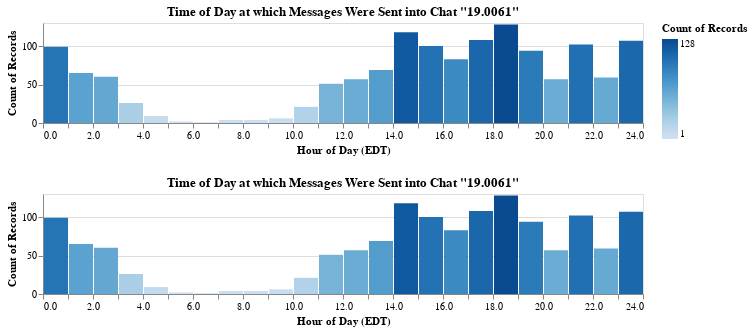

The code cell stored with this chart in its notebook:
### Markdown cell above
## Part 4: Exercises

Create two more data visualizations, different from the ones above. What are you curious to learn about? Some suggestions:

- Change some of the chart types to line graphs or scatter plots, or experiment with [scales](https://vega.github.io/vega/docs/scales/) and [color schemes](https://vega.github.io/vega/docs/schemes/).
- On which hours and days of the week are you most active?
- Has the average length of your messages, increased, decreased, or stayed the same over time?
- Filter your messages by a particular word. Who do you talk to most about, e.g., sports?
- Who sends you the most messages with [positive sentiment](https://www.nltk.org/api/nltk.sentiment.html)? Has this changed over time?

If you're looking for more inspiration, check out the [Altair example gallery](https://altair-viz.github.io/gallery/index.html)!

### Code cell
# Viz 1: Interactive Histogram of Time of Day Messages were Sent into the Group Chat "19.0061"
# (Click and drag on bottom panel to see bins change on top panel)

chat_id = '190061_ic3lcvzz6w'
chat_name = '19.0061'

source = df.query(f'chat == "{chat_id}"')
brush = alt.selection_interval(encodings=['x'])

base = alt.Chart(source).transform_calculate(
    time="((hours(datum.time) + minutes(datum.time) / 60) + 20) % 24"  # Converting GMT to EDT
).mark_bar().encode(
    y='count():Q',
    color=alt.Color('count()', scale=alt.Scale(type='linear')),
    tooltip=[
        alt.Tooltip('count()', title='Messages'),
    ],
).properties(
    width=600,
    height=100,
    title=f'Time of Day at which Messages Were Sent into Chat "{chat_name}"',
)

x_axis_label = "Hour of Day (EDT)"

alt.vconcat(
  base.encode(
    alt.X('time:Q',
      bin=alt.Bin(maxbins=30, extent=brush),
      scale=alt.Scale(domain=brush),
      title=x_axis_label,
    )
  ),
  base.encode(
    alt.X('time:Q',
          bin=alt.Bin(maxbins=30),
          title=x_axis_label,
          )
  ).add_selection(brush)
)

### Figure 1 — Vega-Lite specification as saved in the notebook (floating-point values rounded to 4 significant figures; data arrays with more than 128 entries replaced by an {"elided": "..."} marker saying what was removed)
{"config": {"view": {"continuousWidth": 400, "continuousHeight": 300}}, "vconcat": [{"mark": "bar", "encoding": {"color": {"aggregate": "count", "scale": {"type": "linear"}, "type": "quantitative"}, "tooltip": [{"aggregate": "count", "title": "Messages", "type": "quantitative"}], "x": {"bin": {"extent": {"selection": "selector039"}, "maxbins": 30}, "field": "time", "scale": {"domain": {"selection": "selector039"}}, "title": "Hour of Day (EDT)", "type": "quantitative"}, "y": {"aggregate": "count", "type": "quantitative"}}, "height": 100, "title": "Time of Day at which Messages Were Sent into Chat \"19.0061\"", "transform": [{"calculate": "((hours(datum.time) + minutes(datum.time) / 60) + 20) % 24", "as": "time"}], "width": 600}, {"mark": "bar", "encoding": {"color": {"aggregate": "count", "scale": {"type": "linear"}, "type": "quantitative"}, "tooltip": [{"aggregate": "count", "title": "Messages", "type": "quantitative"}], "x": {"bin": {"maxbins": 30}, "field": "time", "title": "Hour of Day (EDT)", "type": "quantitative"}, "y": {"aggregate": "count", "type": "quantitative"}}, "height": 100, "selection": {"selector039": {"type": "interval", "encodings": ["x"]}}, "title": "Time of Day at which Messages Were Sent into Chat \"19.0061\"", "transform": [{"calculate": "((hours(datum.time) + minutes(datum.time) / 60) + 20) % 24", "as": "time"}], "width": 600}], "data": {"name": "data-4b62a51c23cd4b5d4820514fbd6e1ded"}, "$schema": "https://vega.github.io/schema/vega-lite/v4.17.0.json", "datasets": {"data-4b62a51c23cd4b5d4820514fbd6e1ded": {"elided": "1430 records"}}}
